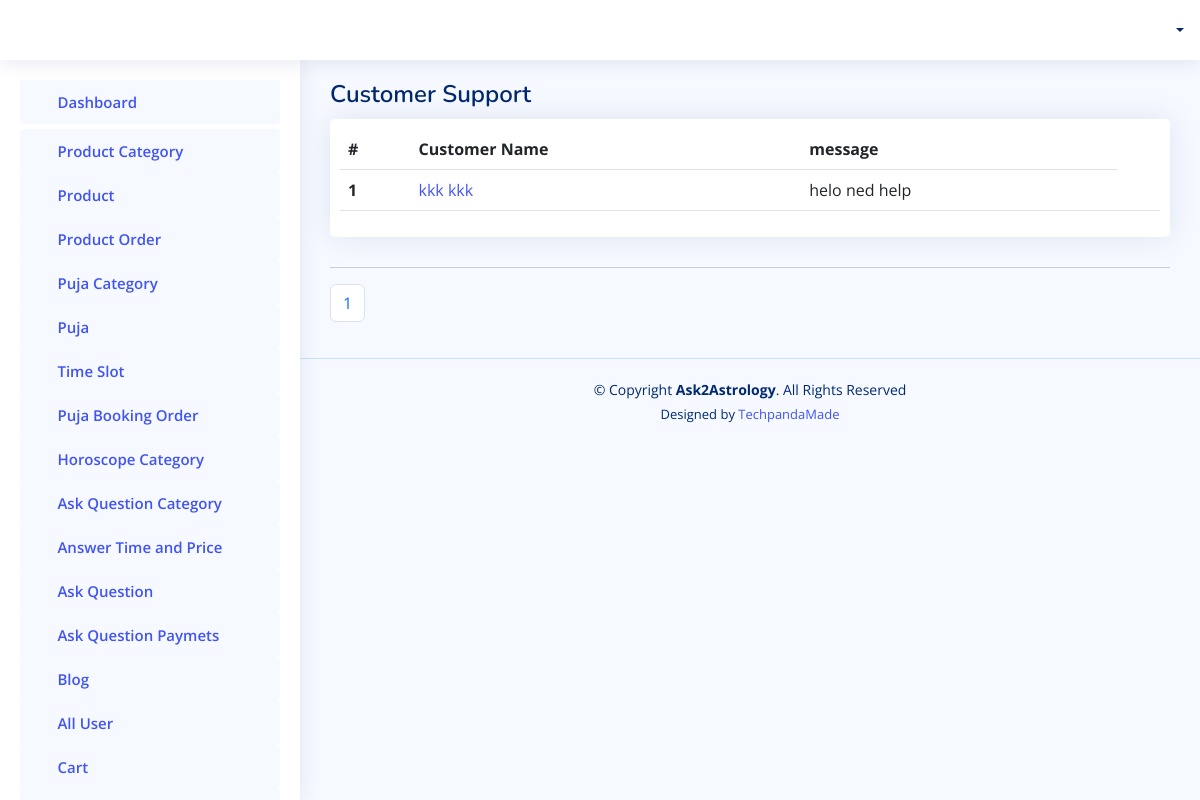
Page /admin-panel/getsupport/ on the committed database.
### adminapp/models.py (models this page shows, shortened)
class CustomerSupport(models.Model):
    userid = models.ForeignKey(User,on_delete=models.CASCADE)
    message = models.CharField(max_length=800,null=True)

### accounts/models.py (models this page shows)
class User(AbstractUser):
    is_user = models.BooleanField(default=False)
    contactno = models.CharField(max_length=12, null=True)
    profilepicture = models.ImageField(upload_to=filepath, blank=True, null=True)
    gender = models.CharField(max_length=12, null=True)
    language = models.CharField(max_length=50, null=True)
    dateofbirth = models.CharField(max_length=20, null=True)
    marital_status = models.CharField(max_length=50, null=True)
    timeofbirth = models.CharField(max_length=20, null=True)
    placeofbirth = models.CharField(max_length=100, null=True)
    currentaddress = models.CharField(max_length=300, null=True)
    mobileno = models.CharField(max_length=300, null=True)
    countrycode = models.CharField(max_length=50, null=True)
    houseno = models.CharField(max_length=300, null=True)
    area = models.CharField(max_length=300, null=True)
    landmark = models.CharField(max_length=300, null=True)
    pincode = models.CharField(max_length=300, null=True)
    towncity = models.CharField(max_length=300, null=True)
    state = models.CharField(max_length=300, null=True)

### adminapp/views.py (the view)
# urls.py: path('getsupport/',views.GetAllCustomerSupport),
def GetAllCustomerSupport(request):
    custsupp = CustomerSupport.objects.all().order_by('-id')
    paginator = Paginator(custsupp, 6)
    page_number = request.GET.get('page')
    all_lead = paginator.get_page(page_number)
    totalpage = all_lead.paginator.num_pages
    context = {
        'all_lead':all_lead,
        'lastpage':totalpage,
        'totalPagelist':[n+1 for n in range(totalpage)],
        'support':custsupp
    }
    return render(request, "admintemp/customersupport.html", context)

### templates/admintemp/customersupport.html (shortened to what this page needs)
{% extends 'admintemp/index.html' %}
{% load static %}
  {% block content %}
  <main id="main" class="main">
    <div class="pagetitle">
      <h1>Customer Support</h1>
    </div>
    <section class="section">
      <div class="row">
        <div class="col-lg-12">
          <div class="card">
            <div class="card-body" style="padding:10px;">
              <table class="table">
                <thead>
                  <tr>
                    <th scope="col">#</th>
                    <th scope="col">Customer Name</th>
                    <th scope="col">message</th>
                  </tr>
                </thead>
                <tbody>
                  {% for ky in support %}
                  <tr>
                    <th scope="row">{{forloop.counter}}</th>
                    <td><a href="{% url 'view_profile4' id=ky.id %}">{{ ky.userid.first_name }} {{ ky.userid.last_name }}</a></td>
                    <td>{{ ky.message }}</td>
                    <td style="text-align: center;">
                    </td>
                    </tr>
                  {% endfor %}
                </tbody>
              </table>
            </div>
          </div>
            <hr>
                <nav aria-label="Page navigation example">
                    <ul class="pagination">
                    {% for n in totalPagelist %}
                      <li class="page-item">
                        <a class="page-link" href="/admin-panel/getsupport/?page={{n}}">{{n}}</a>
                    </li>
                    {% endfor %}
                    </ul>
                  </nav>
      </div>
    </section>
  </main>
  {% endblock content %}

### static/assets2/css/style.css (style rules this page uses)
:root { scroll-behavior: smooth; }
body { font-family: "Open Sans", sans-serif; background: #f6f9ff; color: #444444; }
a { color: #4154f1; text-decoration: none; }
h1, h2, h3, h4, h5, h6 { font-family: "Nunito", sans-serif; }
#main { margin-top: 60px; padding: 20px 30px; transition: all 0.3s; }
.pagetitle { margin-bottom: 10px; }
.pagetitle h1 { font-size: 24px; margin-bottom: 0; font-weight: 600; color: #012970; }
.card { margin-bottom: 30px; border: none; border-radius: 5px; box-shadow: 0px 0 30px rgba(1, 41, 112, 0.1); }
.card-body { padding: 0 20px 20px 2 0px; }
@media (min-width: 1200px) { #main, #footer { margin-left: 300px; } }

### rows in the picture
CustomerSupport: userid.first_name "kkk", userid.last_name "kkk", message "helo ned help"

### other values in the picture
{{ n }} "1"
